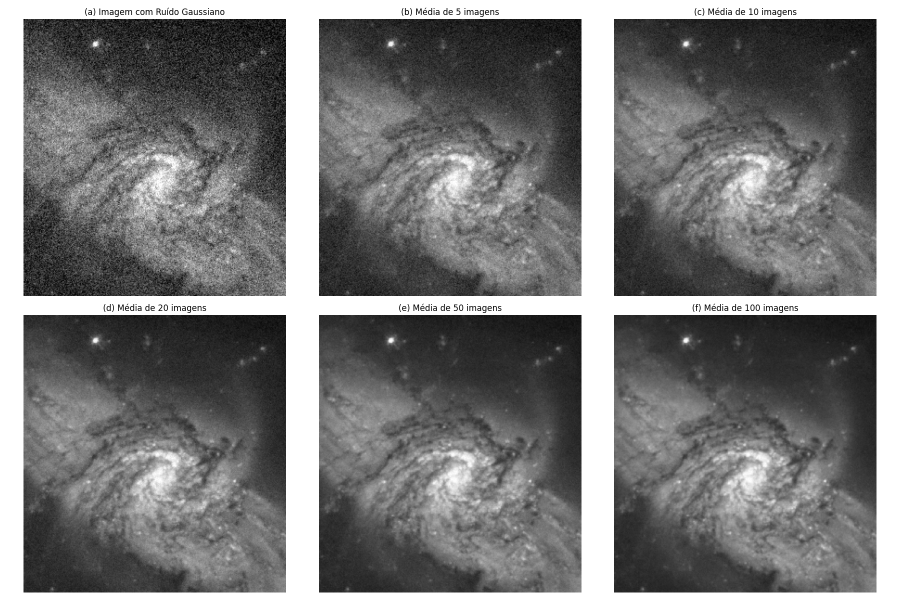
#> input picture Atividade1/galaxy_image_averaging.png, 1800 x 1200 px (shown at 1/2 size)
$ python ampli.py
#> lines starting #> are read from the running program, lines starting #| are printed output that depends on the picture
import os
from PIL import Image
import tkinter as tk
from tkinter import filedialog

def selecionar_arquivo():
    root = tk.Tk()
    root.withdraw()

    caminho_arquivo = filedialog.askopenfilename(
        title="Selecione um arquivo de imagem",
        filetypes=[("Arquivos de Imagem", "*.png;*.jpg;*.jpeg;*.bmp;*.gif;*.tif"), ("Todos os arquivos", "*.*")]
    )
#> the answer given: ../Atividade1/galaxy_image_averaging.png
    return caminho_arquivo

def reduzir_imagem(caminho_imagem, fator_reducao, caminho_saida):
#> called with caminho_imagem = '../Atividade1/galaxy_image_averaging.png', fator_reducao = 10, caminho_saida = 'galaxy_image_averaging_reduzida_x10.png'
    try:
        imagem_original = Image.open(caminho_imagem)
#> imagem_original is the input picture: PIL image 1800x1200 RGBA; mean R, G, B, A 120, 120, 120, 255
        largura_original, altura_original = imagem_original.size
#> largura_original = 1800; altura_original = 1200

        nova_largura = largura_original // fator_reducao
#> nova_largura = 180
        nova_altura = altura_original // fator_reducao
#> nova_altura = 120

        imagem_reduzida = imagem_original.resize((nova_largura, nova_altura), Image.Resampling.NEAREST)
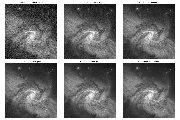
#> imagem_reduzida: PIL image 180x120 RGBA; mean R, G, B, A 122.9, 122.9, 122.9, 255

        imagem_reduzida.save(caminho_saida)
        print(f"1. Imagem reduzida com sucesso e salva em: {caminho_saida}")
        return imagem_reduzida

    except Exception as e:
        print(f"Ocorreu um erro ao reduzir a imagem: {e}")
        return None

def ampliar_imagem(imagem_obj, fator_ampliacao, caminho_saida):
#> called with fator_ampliacao = 10
    try:
        largura_original, altura_original = imagem_obj.size
#> largura_original = 180; altura_original = 120

        nova_largura = largura_original * fator_ampliacao
#> nova_largura = 1800
        nova_altura = altura_original * fator_ampliacao
#> nova_altura = 1200

        imagem_ampliada = imagem_obj.resize((nova_largura, nova_altura), Image.Resampling.NEAREST)
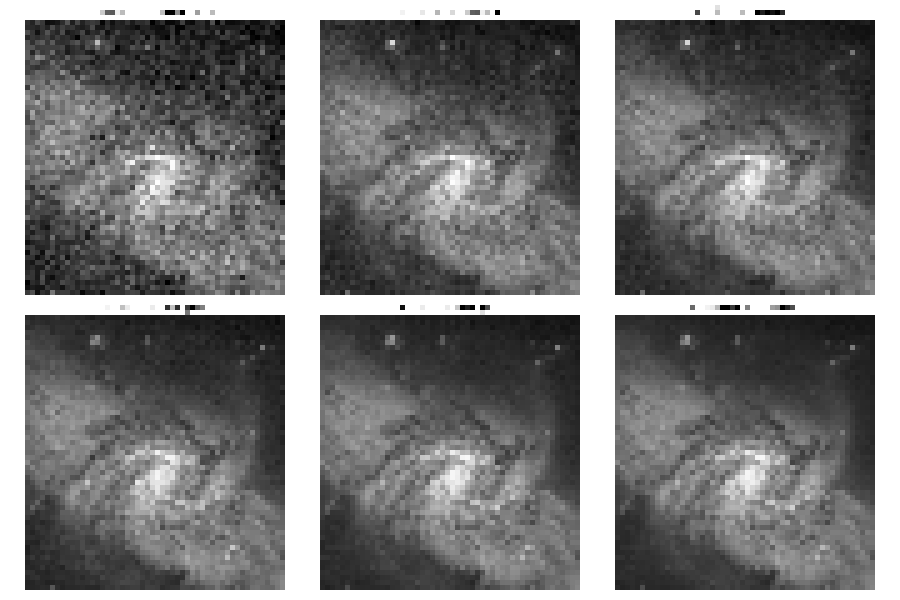
#> imagem_ampliada: PIL image 1800x1200 RGBA (shown at 1/2 size); mean R, G, B, A 122.9, 122.9, 122.9, 255

        imagem_ampliada.save(caminho_saida)
        print(f"2. Imagem re-ampliada com sucesso e salva em: {caminho_saida}")

    except Exception as e:
        print(f"Ocorreu um erro ao ampliar a imagem: {e}")

if __name__ == "__main__":
    print("Iniciando o programa para o projeto de Processamento de Imagens...")

    caminho_da_imagem_original = selecionar_arquivo()

    if not caminho_da_imagem_original:
        print("Nenhum arquivo selecionado. Encerrando o programa.")
    else:
        print(f"Arquivo selecionado: {caminho_da_imagem_original}")

        fator = 10
        print(f"Usando fator de redução/ampliação fixo: {fator}")

        nome_base, _ = os.path.splitext(os.path.basename(caminho_da_imagem_original))
        extensao_saida = ".png"

        caminho_da_imagem_reduzida = f"{nome_base}_reduzida_x{fator}{extensao_saida}"
        caminho_da_imagem_reampliada = f"{nome_base}_reampliada_x{fator}{extensao_saida}"

        print("\n--- Etapa de Redução ---")
        imagem_reduzida_obj = reduzir_imagem(caminho_da_imagem_original, fator, caminho_da_imagem_reduzida)

        if imagem_reduzida_obj:
            print("\n--- Etapa de Re-ampliação ---")
            ampliar_imagem(imagem_reduzida_obj, fator, caminho_da_imagem_reampliada)

    print("\nPrograma finalizado.")
